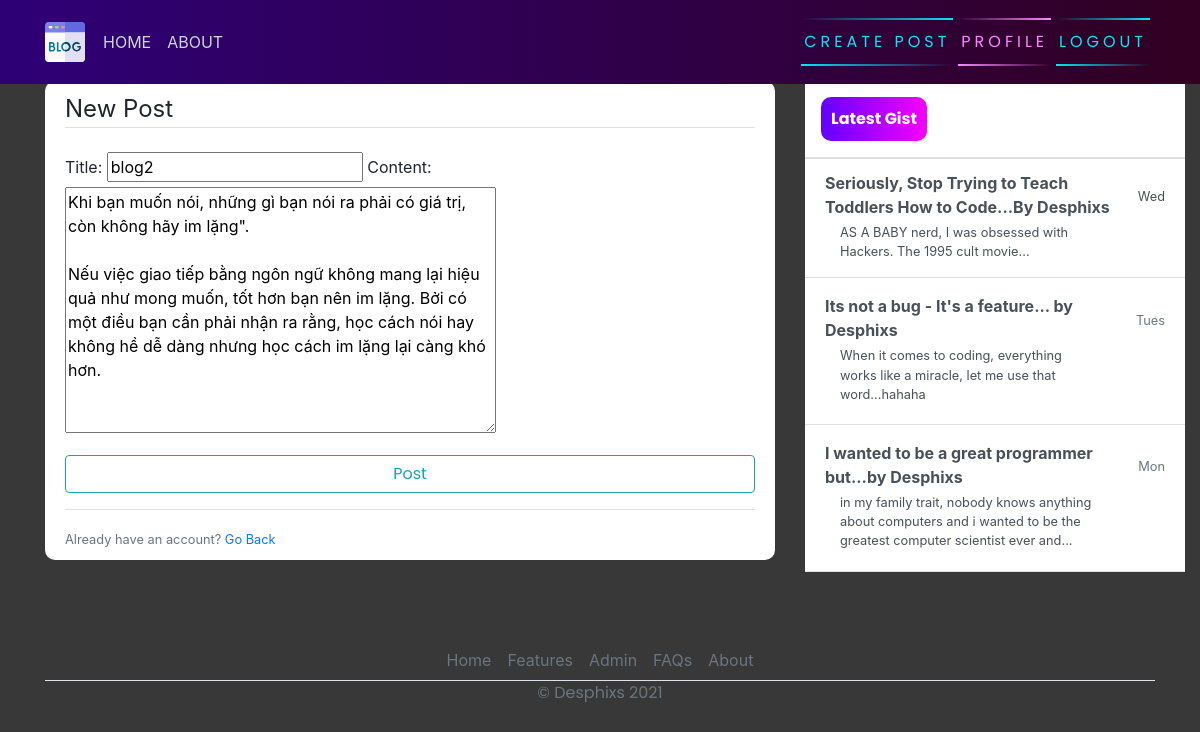
Page /post/3/update (signed in) on the committed database.
### blog/models.py (models this page shows, shortened)
class Post(models.Model):
    title = models.CharField(max_length=200)
    content = models.TextField()
    date_posted = models.DateTimeField(default=timezone.now)
    author = models.ForeignKey(User, on_delete=models.CASCADE)

### blog/views.py (the view, shortened to what this page needs)
# urls.py: path('post/<int:pk>/update', PostUpdateView.as_view(), name="blog-update"),
class PostUpdateView(LoginRequiredMixin, UserPassesTestMixin, UpdateView):
    model = Post
    fields = ['title', 'content']
    def test_func(self):
        post = self.get_object()
        if self.request.user == post.author:
            return True
        return False

### blog/templates/blog/post_form.html (shortened to what this page needs)
{% extends 'blog/base.html' %} {% load crispy_forms_tags %} {% block content %}
<div class="content-section">
  <form action="" method="post">
    <fieldset class="form-group">
      <legend class="border-bottom mb-4">New Post</legend>
      {{ form}}
    </fieldset>
    <div class="form-group">
      <button class="btn btn-outline-info" type="submit">Post</button>
    </div>
  </form>
  <div class="border-top pt-3">
    <small class="text-muted"
      >Already have an account?
      <a href="{% url 'blog-home' %}">Go Back</a></small
    >
  </div>
</div>
{% endblock content %}

### blog/static/blog/main.css (style rules this page uses)
body { background-color: rgb( 56, 56, 56 ); margin-top: 5rem; background-size: contain; background-repeat: no-repeat; }
.content-section { background: #ffffff; padding: 10px 20px; border-radius: 10px; margin-bottom: 20px; }
button { font-family: "Poppins", sans-serif; border: none; outline: 0; display: inline-block; padding: 8px; color: white; background-color: #000; text-align: center; cursor: pointer; width: 100%; font-size: 18px; transition: 1s; background: linear-gradient( 270deg, rgb(247, 0, 255) 0%, rgb(98, 0, 255) 100% ); }

### rows in the picture
Post: title "blog2", content "Khi bạn muốn nói, những gì bạn nói ra phải có giá trị, còn không hãy im lặng\". Nếu việc giao tiếp bằng ngôn ngữ không mang lại hiệu quả như mong muốn, tốt hơn bạn nên im lặng. Bởi có một điều bạn cần phải nhận ra rằng, học cách nói hay không hề dễ dàng nhưng học cách im lặng lại càng khó hơn."
